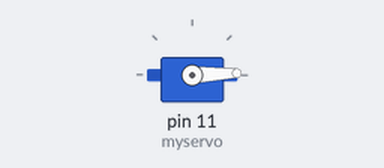
The sketch below on a simulated Arduino Uno, built with avr-gcc and run on an emulated ATmega328P. Shown: servo.

Above: at 10.05 s.
At 11.3 s:
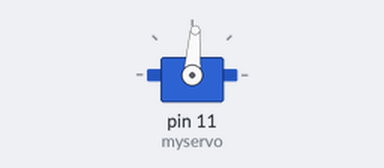
At 12.6 s:
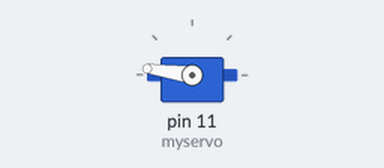
At 15.2 s:
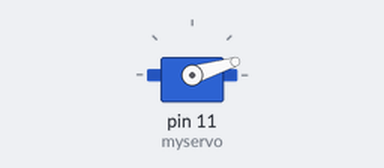
Timing chart, 0 to 17.1 s (numbered marks = the images above):
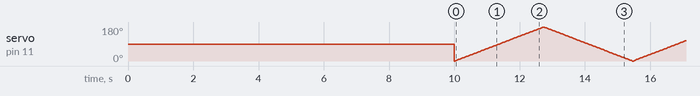

The sketch:

SERVO_TEST.ino
```cpp
 #include <Servo.h>

Servo myservo;  // create servo object to control a servo
int pos = 0;    // variable to store the servo position

void setup()
{
  myservo.attach(11);  // attaches the servo on pin 6 to the servo object

  delay(10000);
}

void loop()
{
//  myservo.attach(11);
//  myservo.write(100);
//  delay(1000);
//  myservo.write(200);
//  delay(1000);
  for (pos = 0; pos <= 180; pos += 1)
  {
    myservo.write(pos);              // tell servo to go to position in variable 'pos'
    delay(15);                          // waits 15ms for the servo to reach the position
  }
  for (pos = 180; pos >= 0; pos -= 1)
  {
    myservo.write(pos);              // tell servo to go to position in variable 'pos'
    delay(15);                       // waits 15ms for the servo to reach the position
  }
}
```
